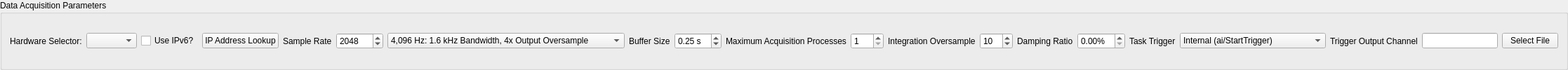
           <widget class="QGroupBox" name="sampling_parameters_panel">
            <property name="sizePolicy">
             <sizepolicy hsizetype="Minimum" vsizetype="Minimum">
              <horstretch>0</horstretch>
              <verstretch>0</verstretch>
             </sizepolicy>
            </property>
            <property name="title">
             <string>Data Acquisition Parameters</string>
            </property>
            <layout class="QHBoxLayout" name="horizontalLayout">
             <item>
              <widget class="QLabel" name="hardware_selector_label">
               <property name="text">
                <string>Hardware Selector:</string>
               </property>
              </widget>
             </item>
             <item>
              <widget class="QComboBox" name="hardware_selector">
               <property name="sizePolicy">
                <sizepolicy hsizetype="Preferred" vsizetype="Fixed">
                 <horstretch>0</horstretch>
                 <verstretch>0</verstretch>
                </sizepolicy>
               </property>
               <property name="toolTip">
                <string>&lt;html&gt;&lt;head/&gt;&lt;body&gt;&lt;p&gt;&lt;span style=&quot; font-weight:600;&quot;&gt;Hardware Selector&lt;/span&gt;&lt;/p&gt;&lt;p&gt;Choose which hardware you will be using in the test.  Certain selections will immediately require the user to select a file to represent a synthetic system or to select license or library files used to run the hardware interface.&lt;/p&gt;&lt;/body&gt;&lt;/html&gt;</string>
               </property>
              </widget>
             </item>
             <item>
              <widget class="QCheckBox" name="lanxi_ip_checkbox">
               <property name="toolTip">
                <string>&lt;html&gt;&lt;head/&gt;&lt;body&gt;&lt;p&gt;&lt;span style=&quot; font-weight:600;&quot;&gt;Use IPv6?&lt;/span&gt;&lt;/p&gt;&lt;p&gt;If checked, LAN-XI will use IPv6 addresses instead of IPv4 addresses.&lt;/p&gt;&lt;/body&gt;&lt;/html&gt;</string>
               </property>
               <property name="text">
                <string>Use IPv6?</string>
               </property>
              </widget>
             </item>
             <item>
              <widget class="QPushButton" name="lanxi_ip_address_button">
               <property name="toolTip">
                <string>&lt;html&gt;&lt;head/&gt;&lt;body&gt;&lt;p&gt;&lt;span style=&quot; font-weight:600;&quot;&gt;IP Address Lookup&lt;/span&gt;&lt;/p&gt;&lt;p&gt;For LAN-XI Hardware, the IP Address Lookup can assist in filling out the channel table by finding IPv4 or IPv6 addresses.&lt;/p&gt;&lt;/body&gt;&lt;/html&gt;</string>
               </property>
               <property name="text">
                <string>IP Address Lookup</string>
               </property>
              </widget>
             </item>
             <item>
              <widget class="QLabel" name="sample_rate_label">
               <property name="text">
                <string>Sample Rate</string>
               </property>
              </widget>
             </item>
             <item>
              <widget class="QSpinBox" name="sample_rate_selector">
               <property name="toolTip">
                <string>&lt;html&gt;&lt;head/&gt;&lt;body&gt;&lt;p&gt;&lt;span style=&quot; font-weight:600;&quot;&gt;Sample Rate&lt;/span&gt;&lt;/p&gt;&lt;p&gt;Sets the sample rate of the data acquisition system.  The bandwidth will be half this value.  If anti-aliasing filters are present on the data acquisition system, the usable bandwidth is typically the sample rate divided by 2.56.&lt;/p&gt;&lt;/body&gt;&lt;/html&gt;</string>
               </property>
               <property name="keyboardTracking">
                <bool>false</bool>
               </property>
               <property name="minimum">
                <number>10</number>
               </property>
               <property name="maximum">
                <number>102400</number>
               </property>
               <property name="value">
                <number>2048</number>
               </property>
              </widget>
             </item>
             <item>
              <widget class="QComboBox" name="lanxi_sample_rate_selector">
               <property name="sizePolicy">
                <sizepolicy hsizetype="MinimumExpanding" vsizetype="Fixed">
                 <horstretch>1</horstretch>
                 <verstretch>0</verstretch>
                </sizepolicy>
               </property>
               <property name="toolTip">
                <string>&lt;html&gt;&lt;head/&gt;&lt;body&gt;&lt;p&gt;&lt;span style=&quot; font-weight:600;&quot;&gt;Sample Rate&lt;/span&gt;&lt;/p&gt;&lt;p&gt;Select the sample rate of the LAN-XI data acquisition system, which uses powers of 2. The LAN-XI Generator has a minimum frequency of 16,384 Hz, so the output signals are oversample by the hardware prior to being output.&lt;/p&gt;&lt;/body&gt;&lt;/html&gt;</string>
               </property>
               <property name="sizeAdjustPolicy">
                <enum>QComboBox::AdjustToContents</enum>
               </property>
               <item>
                <property name="text">
                 <string>4,096 Hz: 1.6 kHz Bandwidth, 4x Output Oversample</string>
                </property>
               </item>
               <item>
                <property name="text">
                 <string>8,192 Hz: 3.2 kHz Bandwidth, 2x Output Oversample</string>
                </property>
               </item>
               <item>
                <property name="text">
                 <string>16,384 Hz: 6.4 kHz Bandwidth, No Output Oversample</string>
                </property>
               </item>
               <item>
                <property name="text">
                 <string>32,768 Hz: 12.8 kHz Bandwidth, No Output Oversample</string>
                </property>
               </item>
               <item>
                <property name="text">
                 <string>65,536 Hz: 25.6 kHz Bandwidth, No Output Oversample</string>
                </property>
               </item>
               <item>
                <property name="text">
                 <string>131,072 Hz: 51.2 kHz Bandwidth, No Output Oversample</string>
                </property>
               </item>
              </widget>
             </item>
             <item>
              <widget class="QLabel" name="buffer_size_label">
               <property name="text">
                <string>Buffer Size</string>
               </property>
              </widget>
             </item>
             <item>
              <widget class="QDoubleSpinBox" name="buffer_size_selector">
               <property name="toolTip">
                <string>&lt;html&gt;&lt;head/&gt;&lt;body&gt;&lt;p&gt;&lt;span style=&quot; font-weight:600;&quot;&gt;Buffer Size&lt;/span&gt;&lt;/p&gt;&lt;p&gt;Specify the time in seconds between reads from the data acquisition system.  Communications with hardware are computationally expensive, so we can't pull every sample off as it arrives.  We therefore allow samples to accumulate on the data acquisition system's buffer and then read every so often.  Larger values will result in the controller not falling behind, but smaller values will allow the controller to be more responsive.  Values such as 0.25 or 0.5 are typical.&lt;/p&gt;&lt;/body&gt;&lt;/html&gt;</string>
               </property>
               <property name="suffix">
                <string> s</string>
               </property>
               <property name="minimum">
                <double>0.010000000000000</double>
               </property>
               <property name="maximum">
                <double>10.000000000000000</double>
               </property>
               <property name="singleStep">
                <double>0.100000000000000</double>
               </property>
               <property name="value">
                <double>0.250000000000000</double>
               </property>
              </widget>
             </item>
             <item>
              <widget class="QLabel" name="lanxi_maximum_acquisition_processes_label">
               <property name="text">
                <string>Maximum Acquisition Processes</string>
               </property>
              </widget>
             </item>
             <item>
              <widget class="QSpinBox" name="lanxi_maximum_acquisition_processes_selector">
               <property name="toolTip">
                <string>&lt;html&gt;&lt;head/&gt;&lt;body&gt;&lt;p&gt;&lt;span style=&quot; font-weight:600;&quot;&gt;Maximum Acquisition Processes&lt;/span&gt;&lt;/p&gt;&lt;p&gt;Sets the number of processes to use to pull data from the LAN-XI hardware.  1 processor per 20-40 channels is typically sufficient depending on the sample rate.&lt;/p&gt;&lt;/body&gt;&lt;/html&gt;</string>
               </property>
               <property name="minimum">
                <number>1</number>
               </property>
               <property name="maximum">
                <number>100</number>
               </property>
              </widget>
             </item>
             <item>
              <widget class="QLabel" name="integration_oversample_label">
               <property name="text">
                <string>Integration Oversample</string>
               </property>
              </widget>
             </item>
             <item>
              <widget class="QSpinBox" name="integration_oversample_selector">
               <property name="toolTip">
                <string>&lt;html&gt;&lt;head/&gt;&lt;body&gt;&lt;p&gt;&lt;span style=&quot; font-weight:600;&quot;&gt;Integration Oversample&lt;/span&gt;&lt;/p&gt;&lt;p&gt;Specifies how much oversampling is used when integrating equations of motion.  For example, if the sample rate is set to 4192 Hz, and an integration oversample factor of 10 is specified, then the integration step size will be 41920 Hz.  Integration in Rattlesnake uses `lsim` from SciPy, which is a linear integrator and typically provides accurate results with an oversample factor of 10.&lt;/p&gt;&lt;/body&gt;&lt;/html&gt;</string>
               </property>
               <property name="minimum">
                <number>1</number>
               </property>
               <property name="maximum">
                <number>100</number>
               </property>
               <property name="value">
                <number>10</number>
               </property>
              </widget>
             </item>
             <item>
              <widget class="QLabel" name="damping_ratio_label">
               <property name="text">
                <string>Damping Ratio</string>
               </property>
              </widget>
             </item>
             <item>
              <widget class="QDoubleSpinBox" name="damping_ratio_selector">
               <property name="toolTip">
                <string>&lt;html&gt;&lt;head/&gt;&lt;body&gt;&lt;p&gt;&lt;span style=&quot; font-weight:600;&quot;&gt;Damping Ratio&lt;/span&gt;&lt;/p&gt;&lt;p&gt;For Exodus Modal Solutions, this is the damping ratio applied to each mode in the model.&lt;/p&gt;&lt;/body&gt;&lt;/html&gt;</string>
               </property>
               <property name="suffix">
                <string>%</string>
               </property>
               <property name="maximum">
                <double>10.000000000000000</double>
               </property>
               <property name="singleStep">
                <double>0.010000000000000</double>
               </property>
              </widget>
             </item>
             <item>
              <widget class="QLabel" name="task_trigger_label">
               <property name="text">
                <string>Task Trigger</string>
               </property>
              </widget>
             </item>
             <item>
              <widget class="QComboBox" name="task_trigger_selector">
               <property name="toolTip">
                <string>&lt;html&gt;&lt;head/&gt;&lt;body&gt;&lt;p&gt;&lt;span style=&quot; font-weight:600;&quot;&gt;Task Trigger&lt;/span&gt;&lt;/p&gt;&lt;p&gt;Select how to trigger the acquisition tasks in the measurement. An internal trigger will attempt to use internal routing through the NI hardware to the physical devices used in the measurement.  If such routing does not exist, an external trigger will be accepted using the devices' PFI0 input.  If a trigger task is specified, then Rattlesnake will generate the external trigger itself from the device and channel specified in the &amp;quot;Trigger Output Channel&amp;quot;.  If only an external trigger is specified, then Rattlesnake will not generate a trigger signal, so it must be generated from some other source like a function generator.&lt;/p&gt;&lt;/body&gt;&lt;/html&gt;</string>
               </property>
               <property name="sizeAdjustPolicy">
                <enum>QComboBox::AdjustToContents</enum>
               </property>
               <item>
                <property name="text">
                 <string>Internal (ai/StartTrigger)</string>
                </property>
               </item>
               <item>
                <property name="text">
                 <string>External (PFI0)</string>
                </property>
               </item>
               <item>
                <property name="text">
                 <string>External (PFI0) with Trigger Task</string>
                </property>
               </item>
               <item>
                <property name="text">
                 <string>No Trigger</string>
                </property>
               </item>
              </widget>
             </item>
             <item>
              <widget class="QLabel" name="trigger_output_label">
               <property name="text">
                <string>Trigger Output Channel</string>
               </property>
              </widget>
             </item>
             <item>
              <widget class="QLineEdit" name="trigger_output_selector">
               <property name="toolTip">
                <string>&lt;html&gt;&lt;head/&gt;&lt;body&gt;&lt;p&gt;&lt;span style=&quot; font-weight:600;&quot;&gt;Trigger Output File&lt;/span&gt;&lt;/p&gt;&lt;p&gt;For NI hardware for rough synchronization between different hardware devices. This channel will be used to output a step function that can be used as a trigger.  This can be teed into the PFI inputs on various devices to use as a trigger signal.&lt;/p&gt;&lt;/body&gt;&lt;/html&gt;</string>
               </property>
              </widget>
             </item>
             <item>
              <widget class="QPushButton" name="select_file_button">
               <property name="toolTip">
                <string>&lt;html&gt;&lt;head/&gt;&lt;body&gt;&lt;p&gt;&lt;span style=&quot; font-weight:600;&quot;&gt;Select File&lt;/span&gt;&lt;/p&gt;&lt;p&gt;For virtual hardware or hardware requiring additional file inputs (license files or libraries), this button will bring up a file selection dialog that can be used to navigate to the desired file.&lt;/p&gt;&lt;/body&gt;&lt;/html&gt;</string>
               </property>
               <property name="text">
                <string>Select File</string>
               </property>
              </widget>
             </item>
            </layout>
           </widget>
